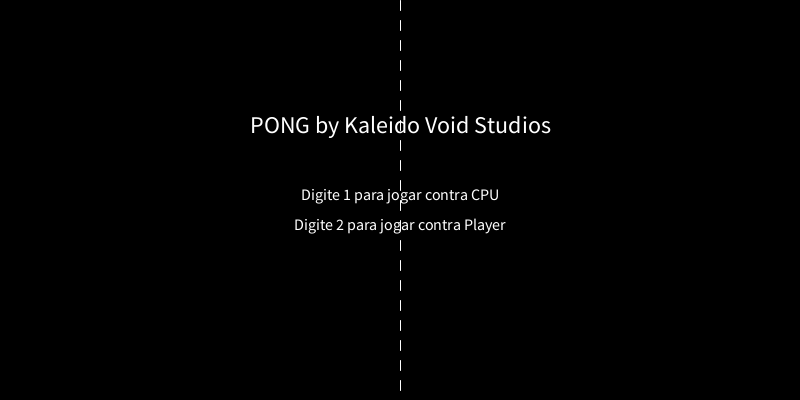
Frame 1 (no input)
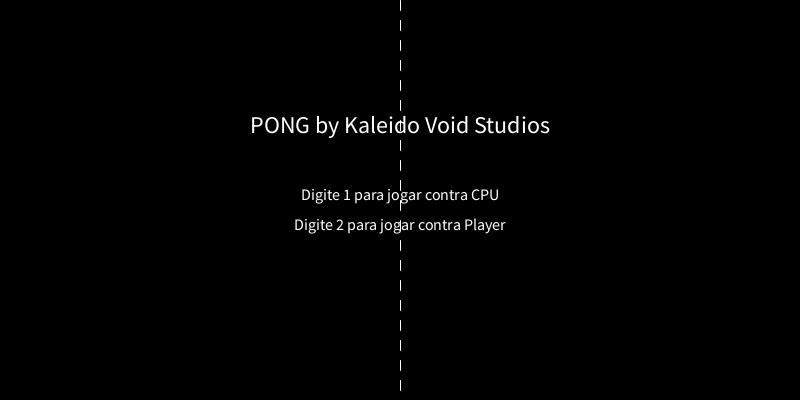
Frame 60 (the mouse pressed at the canvas centre just before this capture)
Frame 120 (the mouse held since frame 60 and released just before this capture): identical to frame 60, image omitted

The Processing sketch that drew these frames (run headless with seeded random() and noise(); from frame 60 on, the mouse is pressed at the canvas centre):

// Processing sketch: pong
// ── pong.pde
enum GameState { MENU, SELECT_DIFFICULTY, READY, PLAYING, GAME_OVER }
GameState gameState = GameState.MENU;

int score1 = 0, score2 = 0;
int winningScore = 7;

float paddle1Y, paddle2Y;
float paddleWidth = 10, paddleHeight = 80;
float paddleSpeed = 5;

float ballX, ballY;
float ballSize = 20;
float ballSpeedX, ballSpeedY;

boolean singlePlayer = true;
int difficulty = 1;

boolean roundStarted = false;

void setup() {
  size(800, 400);
  resetGame();
}

void draw() {
  background(0);
  drawMiddleLine();

  switch (gameState) {
    case MENU:
      drawMenu();
      break;
    case SELECT_DIFFICULTY:
      drawDifficultySelection();
      break;
    case READY:
      drawReady();
      break;
    case PLAYING:
      drawGame();
      updateBall();
      break;
    case GAME_OVER:
      drawGameOver();
      break;
  }
}

void drawMiddleLine() {
  stroke(255);
  for (int y = 0; y < height; y += 20) {
    line(width/2, y, width/2, y+10);
  }
}

void drawMenu() {
  fill(255);
  textAlign(CENTER);
  textSize(24);
  text("PONG by Kaleido Void Studios", width/2, height/3);
  textSize(16);
  text("Digite 1 para jogar contra CPU", width/2, height/2);
  text("Digite 2 para jogar contra Player", width/2, height/2 + 30);
}

void drawDifficultySelection() {
  fill(255);
  textAlign(CENTER);
  textSize(20);
  text("Selecione a dificuldade:", width/2, height/3);
  text("1 - Iniciante", width/2, height/2);
  text("2 - Amador", width/2, height/2 + 30);
  text("3 - Profissional", width/2, height/2 + 60);
}

void drawReady() {
  fill(255);
  textAlign(CENTER);
  textSize(32);
  text("Preparar?", width/2, height/2);
}

void drawGame() {
  fill(255);
  rect(20, paddle1Y, paddleWidth, paddleHeight);
  rect(width - 20 - paddleWidth, paddle2Y, paddleWidth, paddleHeight);
  ellipse(ballX, ballY, ballSize, ballSize);

  textSize(32);
  textAlign(CENTER);
  text(score1 + " : " + score2, width/2, 40);

  movePaddles();
}

void drawGameOver() {
  fill(255);
  textAlign(CENTER);
  textSize(32);
  String winner = score1 > score2 ? "Player 1 venceu!" : "Player 2 venceu!";
  if (singlePlayer) winner = score1 > score2 ? "Você venceu!" : "A IA venceu!";
  text(winner, width/2, height/2);
  textSize(20);
  text("Pressione ESPAÇO para reiniciar", width/2, height/2 + 40);
}

void movePaddles() {
  if (keyPressed) {
    if (key == 'w' || key == 'W') {
      paddle1Y -= paddleSpeed;
    }
    if (key == 's' || key == 'S') {
      paddle1Y += paddleSpeed;
    }
  }

  if (singlePlayer) {
    moveAI();
  } else {
    if (keyPressed) {
      if (keyCode == UP) {
        paddle2Y -= paddleSpeed;
      }
      if (keyCode == DOWN) {
        paddle2Y += paddleSpeed;
      }
    }
  }

  paddle1Y = constrain(paddle1Y, 0, height - paddleHeight);
  paddle2Y = constrain(paddle2Y, 0, height - paddleHeight);
}

void moveAI() {
  float target = ballY - paddleHeight / 2;
  float aiSpeed = 2;
  if (difficulty == 2) aiSpeed = 3.5;
  if (difficulty == 3) aiSpeed = 5;

  if (paddle2Y < target) paddle2Y += aiSpeed;
  else paddle2Y -= aiSpeed;
  paddle2Y = constrain(paddle2Y, 0, height - paddleHeight);
}

void updateBall() {
  if (!roundStarted) return;

  ballX += ballSpeedX;
  ballY += ballSpeedY;

  if (ballY < 0 || ballY > height) ballSpeedY *= -1;

  if (ballX - ballSize/2 < 30 && ballY > paddle1Y && ballY < paddle1Y + paddleHeight) {
    ballSpeedX *= -1.1;
    ballSpeedY = random(-4, 4);
  }

  if (ballX + ballSize/2 > width - 30 && ballY > paddle2Y && ballY < paddle2Y + paddleHeight) {
    ballSpeedX *= -1.1;
    ballSpeedY = random(-4, 4);
  }

  if (ballX < 0) {
    score2++;
    checkWin();
  } else if (ballX > width) {
    score1++;
    checkWin();
  }
}

void checkWin() {
  if (score1 >= winningScore || score2 >= winningScore) {
    gameState = GameState.GAME_OVER;
    roundStarted = false;
  } else {
    resetRound();
  }
}

void resetGame() {
  paddle1Y = paddle2Y = height / 2 - paddleHeight / 2;
  score1 = score2 = 0;
  roundStarted = false;
  gameState = GameState.MENU;
}

void resetRound() {
  ballX = width/2;
  ballY = height/2;
  roundStarted = false;

  if (score1 == 0 && score2 == 0) {
    ballSpeedX = 0;
    ballSpeedY = 0;
    gameState = GameState.READY;
  } else {
    startGame();  
  }
}

void startGame() {
  roundStarted = true;
  gameState = GameState.PLAYING;
  ballSpeedX = random(1) < 0.5 ? 4 : -4;
  ballSpeedY = random(-3, 3);
}

void keyPressed() {
  if (gameState == GameState.MENU) {
    if (key == '1') {
      singlePlayer = true;
      gameState = GameState.SELECT_DIFFICULTY;
    } else if (key == '2') {
      singlePlayer = false;
      gameState = GameState.READY;
    }
  } else if (gameState == GameState.SELECT_DIFFICULTY) {
    if (key >= '1' && key <= '3') {
      difficulty = int(key) - 48;
      gameState = GameState.READY;
    }
  } else if (gameState == GameState.READY) {
    if (key == ' ') {
      startGame();
    }
  } else if (gameState == GameState.GAME_OVER) {
    if (key == ' ') {
      resetGame();
    }
  }
}
